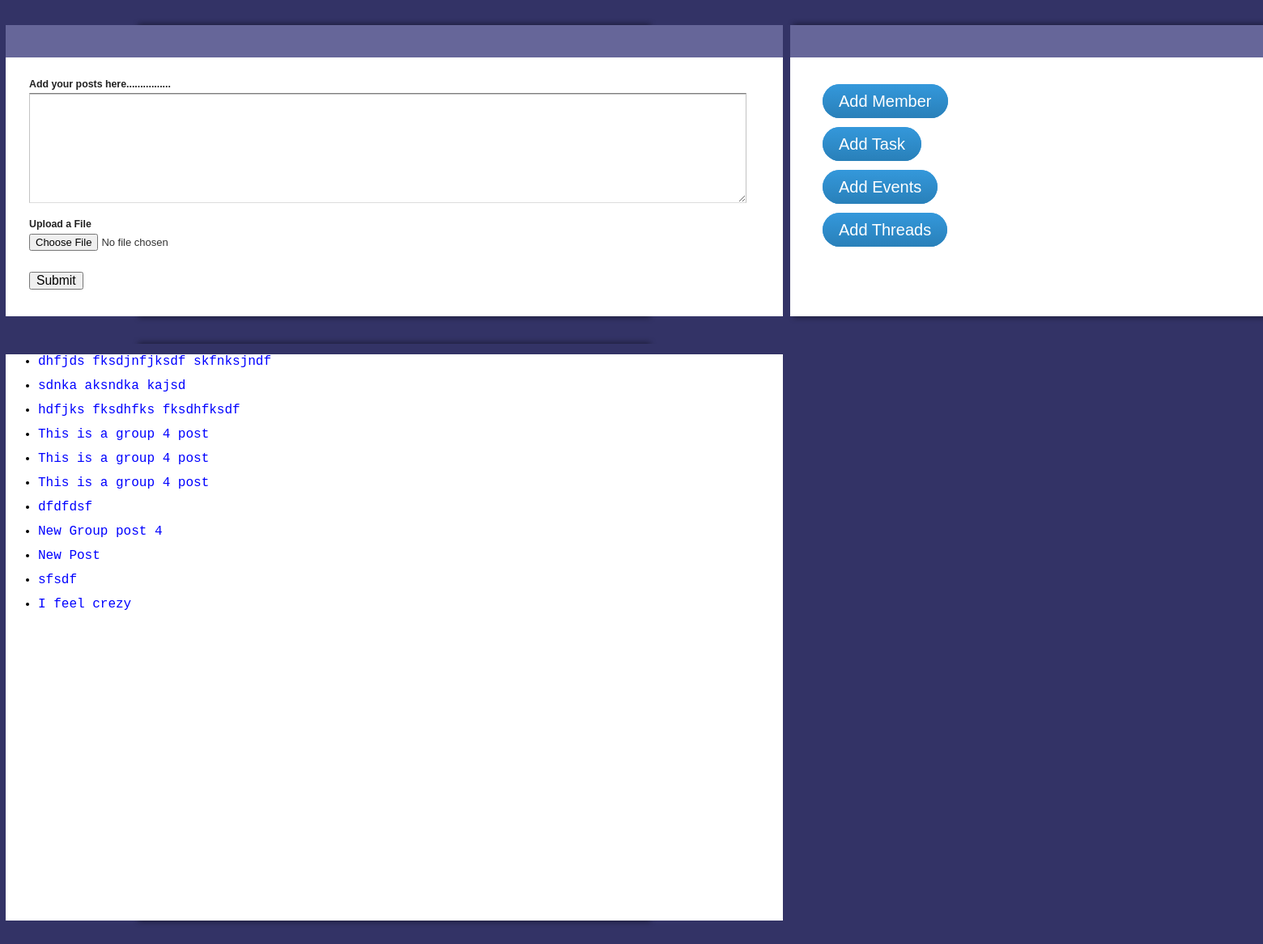
Screenshot of /groupHome/groupHome.php?grpID=4 with the database file from the repository.
### tables this page shows
CREATE TABLE IF NOT EXISTS `post` (
  `postID` int(11) NOT NULL,
  `memberID` int(11) NOT NULL,
  `file_path` text NOT NULL,
  `description` text NOT NULL
);

### groupHome/groupHome.php (the view, shortened to what this page needs)
<!DOCTYPE html>
<html>
<head>
<link rel="stylesheet" type="text/css" href="view.css" media="all">
<?php
	$group=0;
	if(isset($_GET['grpID'])){$group = $_GET['grpID'] ;}
    $user='root';
	$pass='';
	$db='mysql:host=localhost;dbname=database_user';
  try {
    $dbh= new PDO($db,$user,$pass);
    $sql = $dbh->prepare("SELECT description FROM post,member,groups where post.memberID=member.memberID and groups.grpID=member.grpID and groups.grpID=$group");
    if($sql->execute()) {
       $sql->setFetchMode(PDO::FETCH_ASSOC);
    }
  }
  catch(Exception $error) {
      echo '<p>', $error->getMessage(), '</p>';
  }
  ?>
</head>
<body id="main_body" >
	<table style="width: 1434px;">
		<tbody style="padding-left: 10px; padding-right: 10px">
		<tr>
			<td style="width: 20px">
			</td>
			<td style="width: 700px;">
				<img id="top" src="top.png" alt="">
				<div id="form_container" style="height: 360px;width: 960px;">
					<h1><a></a></h1>
					<form id="form_post" class="appnitro" enctype="multipart/form-data" method="post" action="../fileUpload.php?grpID=<?php echo $group?>&user=<?php echo $_GET['user']?>">
						<ul >
							<li id="li_1" >
								<label class="description" for="element_1">Add your posts here................ </label>
								<div>
									<textarea id="element_1" name="postText" class="element textarea medium"></textarea>
								</div>
							</li>		<li id="li_2" >
							<label class="description" for="element_2">Upload a File </label>
							<div>
								<input id="element_2" name="element_2" class="element file" type="file"/>
							</div>
						</li>
							<li class="buttons">
								<input id="saveForm" class="button_text" type="submit" name="submit" value="Submit" />
							</li>
						</ul>
					</form>
					<div id="footer">
					</div>
				</div>
				<img id="bottom" src="bottom.png" alt="">
			</td>
			<td style="width: 583px;height: 380px;">
				<img id="top" src="top.png" alt="">
				<div id="form_container" style="height: 360px">
					<h1><a></a></h1>
					<div>
						<ul class="stack button-group">
							<li style="padding-top: 30px; list-style: none"><a href="#" class="btn">Add Member</a></li>
							<li style="padding-top: 30px; list-style: none"><a href="#" class="btn">Add Task</a></li>
							<li style="padding-top: 30px; list-style: none"><a href="#" class="btn">Add Events</a></li>
							<li style="padding-top: 30px;  list-style: none"><a href="#" class="btn">Add Threads</a></li>
						</ul>
					</div>
					<div id="footer">
					</div>
				</div>
				<img id="bottom" src="bottom.png" alt="">
			</td>
		</tr>
		<tr>
			<td style="width: 20px">
			</td>
			<td>
				<img id="top" src="top.png" alt="">
				<div id="form_container" style="height: 700px;width: 960px;">
					<ul>
					<?php while($row = $sql->fetch()) { ?>
					<li><?php echo "<pre><span class=\"inner-pre\" style=\"font-size: 16px; color: blue\">".$row['description']."\t\t</span></pre> "; ?></li>
					<?php }?>
					</ul>
					<div id="footer">
					</div>
				</div>
				<img id="bottom" src="bottom.png" alt="">
			</td>
		</tr>
		</tbody>
	</table>
	</body>
</html>

### groupHome/view.css (style rules this page uses)
body { background:#333366; font-family:"Lucida Grande", Tahoma, Arial, Verdana, sans-serif; font-size:small; margin:8px 0 16px; text-align:center; }
#form_container { background:#fff; margin:0 auto; text-align:left; width:640px; }
#top { display:block; height:10px; margin:10px auto 0; width:650px; }
#footer { width:640px; clear:both; color:#999999; text-align:center; width:640px; padding-bottom: 15px; font-size: 85%; }
#bottom { display:block; height:10px; margin:0 auto; width:650px; }
form.appnitro { margin:20px 20px 0; padding:0 0 20px; }
h1 { background-color:#666699; margin:0; min-height:0; padding:0; text-decoration:none; text-indent:-8000px; }
h1 a { display:block; height:100%; min-height:40px; overflow:hidden; }
img { behavior:url(css/iepngfix.htc); border:none; }
.appnitro { font-family:Lucida Grande, Tahoma, Arial, Verdana, sans-serif; font-size:small; }
.appnitro li { width:61%; }
form ul { font-size:100%; list-style-type:none; margin:0; padding:0; width:100%; }
form li { display:block; margin:0; padding:4px 5px 2px 9px; position:relative; }
form li:after { clear:both; content:"."; display:block; height:0; visibility:hidden; }
.buttons:after { clear:both; content:"."; display:block; height:0; visibility:hidden; }
.buttons { clear:both; display:block; margin-top:10px; }
form li div { color:#444; margin:0 4px 0 0; padding:0 0 8px; }
input.button_text { overflow:visible; padding:0 7px; width:auto; }
.buttons input { font-size:120%; margin-right:5px; }
label.description { border:none; color:#222; display:block; font-size:95%; font-weight:700; line-height:150%; padding:0 0 1px; }
input.file { color:#333; font-size:100%; margin:0; padding:2px 0; }
textarea.textarea { background:#fff url(../../../images/shadow.gif) repeat-x top; border-bottom:1px solid #ddd; border-left:1px solid #c3c3c3; border-right:1px solid #c3c3c3; border-top:1px solid #7c7c7c; color:#333; font-family:"Lucida Grande", Tahoma, Arial, Verdana, sans-serif; font-size:100%; margin:0; width:99%; }
textarea.medium { height:10em; }
.no_guidelines form li { width:97%; }

### groupHome/groupHome.php (style rules this page uses)
.btn { background: #3498db; background-image: -webkit-linear-gradient(top, #3498db, #2980b9); background-image: -moz-linear-gradient(top, #3498db, #2980b9); background-image: -ms-linear-gradient(top, #3498db, #2980b9); background-image: -o-linear-gradient(top, #3498db, #2980b9); background-image: linear-gradient(to bottom, #3498db, #2980b9); -webkit-border-radius: 28; -moz-border-radius: 28; border-radius: 28px; font-family: Arial; color: #ffffff; font-size: 20px; padding: 10px 20px 10px 20px; text-decoration: none; }

### rows the page displays
post: description "dhfjds fksdjnfjksdf skfnksjndf"
post: description "sdnka aksndka kajsd"
post: description "hdfjks fksdhfks fksdhfksdf"
post: description "This is a group 4 post"
post: description "This is a group 4 post"
post: description "This is a group 4 post"
post: description "dfdfdsf"
post: description "New Group post 4"
post: description "New Post"
post: description "sfsdf"
post: description "I feel crezy"
